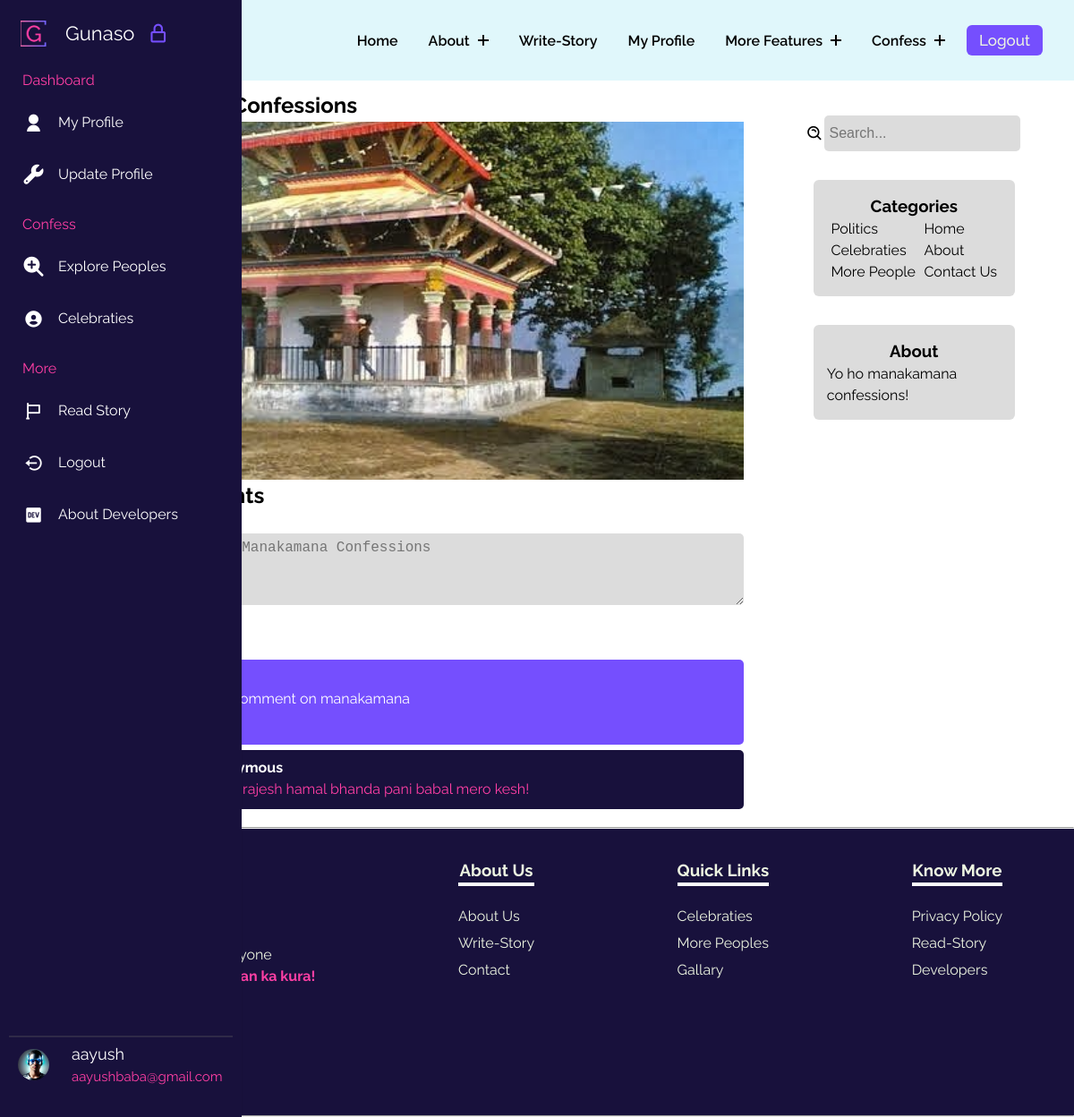
/groups/manakamana-confessions (signed in), run on an earlier commit of the app's database.
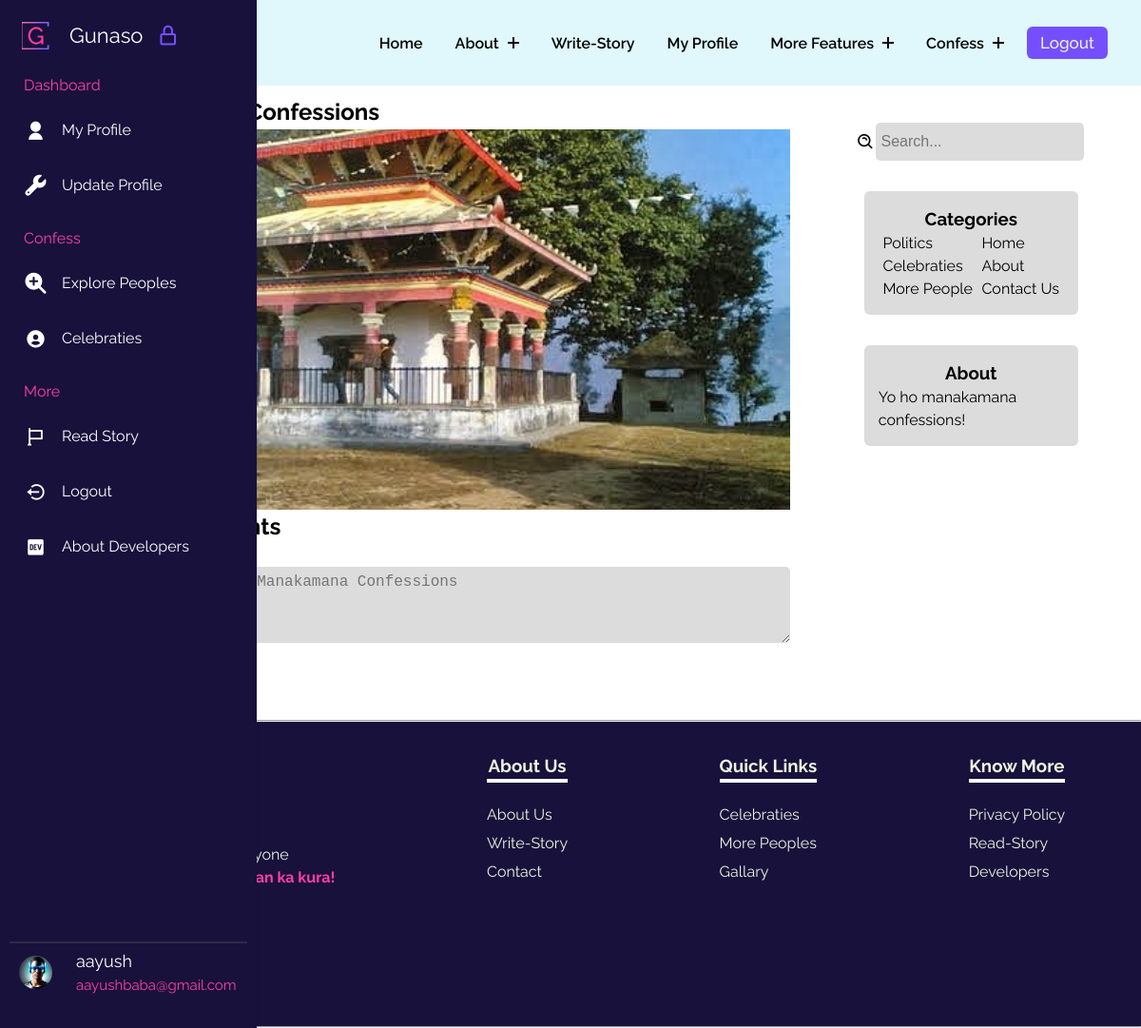
And on a later commit of the database.
### gunasoApp/models.py (models this page shows)
class GroupsComments(models.Model):
    sno = models.AutoField(primary_key=True)
    comment = models.TextField()
    user = models.ForeignKey(User, on_delete=models.CASCADE)
    topic = models.ForeignKey(ConfessGroup, on_delete=models.CASCADE)
    parent = models.ForeignKey('self', on_delete=models.CASCADE, null=True)
    timestamp = models.DateTimeField(default=now)
    def __str__(self):
        return self.comment[0:13] + ' ' + 'by -- ' + self.user.email

### gunasoApp/views.py (the view)
# urls.py: path('groups/<str:slug>',views.groupsparticular, name='groupsparticular'),
@login_required(login_url='/login/')
def groupsparticular(request, slug):
    users = User.objects.all()
    allgroups = ConfessGroup.objects.filter(slug=slug).first()
    comments = GroupsComments.objects.filter(topic=allgroups, parent=None)[::-1]
    replies = GroupsComments.objects.filter(topic=allgroups).exclude(parent = None)
    reply_dict={}
    for reply in replies:
        if reply.parent.sno not in reply_dict.keys():
            reply_dict[reply.parent.sno]= [reply]
        else:
            reply_dict[reply.parent.sno].append(reply)
    print(reply_dict)
    context = {"allgroups": allgroups, "comments": comments, "reply_dict": reply_dict, 'users': users}
    return render(request, 'groupParticular.html', context)

### gunasoApp/templatetags/extras.py (called while the page is built)
@register.filter(name = 'get_val')
def get_val(dict,key):
    return dict.get(key)

### templates/groupParticular.html (shortened to what this page needs)
{% extends 'base.html' %}
{% load static %}
{% load extras %}
    {% block base_style%}
    {{ block.super }}
    <link rel="stylesheet" href="{% static 'styles/groupParticular.css' %}">
    {% endblock base_style%}
    {% block content %}
    <div class="famoustopicsmain">
        <div class="containflex">
            <div class="leftside">
                <h2>{{allgroups.Groupname}}</h2>
                <div class="profileimg" onclick="toggleProfileImg()"
                    style="background-image: url('../media/{{ allgroups.image }}');">
                </div>
                <h2>People Thoughts</h2>
                <section class="thoughtsform">
                    <form action="{% url 'postThoughtsGroup' %}" method="post" onsubmit="return validateForm()">
                        <label for="">Your Thoughts</label>
                        <br>
                        <textarea name="comment" id="content" class="mention-textarea" onkeyup="onKey()"
                            placeholder="Say Something on {{allgroups.Groupname}}"></textarea>
                        <br>
                    </form>
                </section>
                <div class="commentbox">
                    {% for comment in comments %}
                    <div class="comment">
                        <div class="imagepart">
                        </div>
                        <div class="textpart">
                            <h4>Anonymous</h4>
                            <p>{{comment.comment}}</p>
                            <p class="replycommenttrigger" id="replytrigger{{ comment.sno }}"
                                onclick="replyPOP({{ comment.sno }})">Reply</p>
                        </div>
                    </div>
                    {% for reply in reply_dict|get_val:comment.sno %}
                    <div class="replycomment comment">
                        <div class="imagepart">
                        </div>
                        <div class="textpart">
                            <h4>Anonymous</h4>
                            <p>{{reply.comment}}</p>
                        </div>
                    </div>
                    {% endfor %}
                    {% endfor %}
                </div>
            </div>
            <div class="rightside">
                <div class="searchdiv">
                    <i class='bx bx-search-alt'></i>
                    <input class="searchinp" placeholder="Search..." type="text">
                </div>
                <div class="catandside">
                    <div class="categoriesdiv">
                        <h3>Categories</h3>
                        <div class="uls">
                            <ul class="lineone">
                                <li><a href="#">Politics</a></li>
                                <li><a href="#">Celebraties</a></li>
                                <li><a href="#">More People</a></li>
                            </ul>
                            <ul class="lineone">
                                <li><a href="/">Home</a></li>
                                <li><a href="/about">About</a></li>
                                <li><a href="/">Contact Us</a></li>
                            </ul>
                        </div>
                    </div>
                    <div class="categoriesdiv">
                        <h3>About</h3>
                        <p>{{allgroups.introduction}}</p>
                    </div>
                </div>
            </div>
        </div>
    </div>
    {% endblock %}

What changed in the data, as far as the page shows it:
removed GroupsComments: comment "This is my 1st comment on manakamana"
removed GroupsComments: comment "Dinxu rajesh hamal bhanda pani babal mero kesh!", shown under "This is my 1st comment on manakamana"
